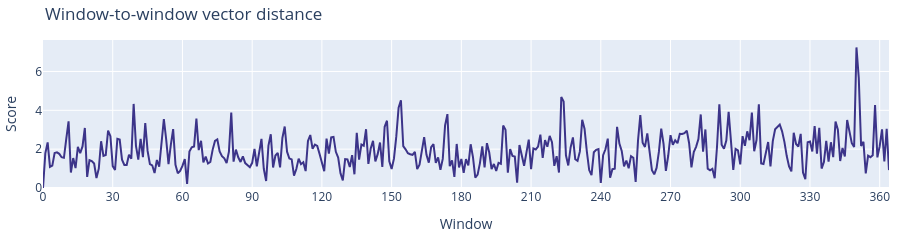

Notebook code cell kept with this figure:
### Markdown cell above
### Step-by-step instead of the runner

Every step is its own function with the same parameter granularity, so an analysis (or an agent)
can hold and inspect the intermediates.

### Code cell
fs = kairo.features.build_features(log, "inter_case", window_minutes=1440)
reduced, pca = kairo.analysis.reduce(fs.values(), n_components=3, scaling="standardize")
model = kairo.analysis.cluster_kmeans(reduced, n_clusters=4)
shift = kairo.analysis.window_vector_shift(fs.index["window_start"], reduced)
print(f"{fs.matrix.shape} features -> {reduced.shape} reduced -> {model.n_states} states, "
      f"silhouette {kairo.analysis.silhouette(reduced, model):.2f}")
kairo.plot_drift_signal(shift, title="Window-to-window vector distance").show()

### Figure 1 — Plotly figure (JSON) as saved in the notebook; plotly's stock layout.template omitted (floating-point values rounded to 4 significant figures; data arrays with more than 128 entries replaced by an {"elided": "..."} marker saying what was removed)
{"data": [{"customdata": {"elided": "365 int values"}, "hovertemplate": "window %{customdata}<br>%{x}<br>score=%{y:.3f}<extra></extra>", "line": {"color": "#3C3489", "width": 2}, "mode": "lines", "showlegend": false, "type": "scatter", "x": {"elided": "365 str values"}, "y": {"elided": "365 float values"}}], "layout": {"height": 220, "margin": {"b": 10, "l": 10, "r": 10, "t": 40}, "title": {"text": "Window-to-window vector distance"}, "xaxis": {"tickmode": "array", "ticktext": ["0", "30", "60", "90", "120", "150", "180", "210", "240", "270", "300", "330", "360"], "tickvals": ["2020-01-01T00:30:53.004000", "2020-01-31T00:30:53.004000", "2020-03-01T00:30:53.004000", "2020-03-31T00:30:53.004000", "2020-04-30T00:30:53.004000", "2020-05-30T00:30:53.004000", "2020-06-29T00:30:53.004000", "2020-07-29T00:30:53.004000", "2020-08-28T00:30:53.004000", "2020-09-27T00:30:53.004000", "2020-10-27T00:30:53.004000", "2020-11-26T00:30:53.004000", "2020-12-26T00:30:53.004000"], "title": {"text": "Window"}}, "yaxis": {"rangemode": "tozero", "title": {"text": "Score"}}}}
